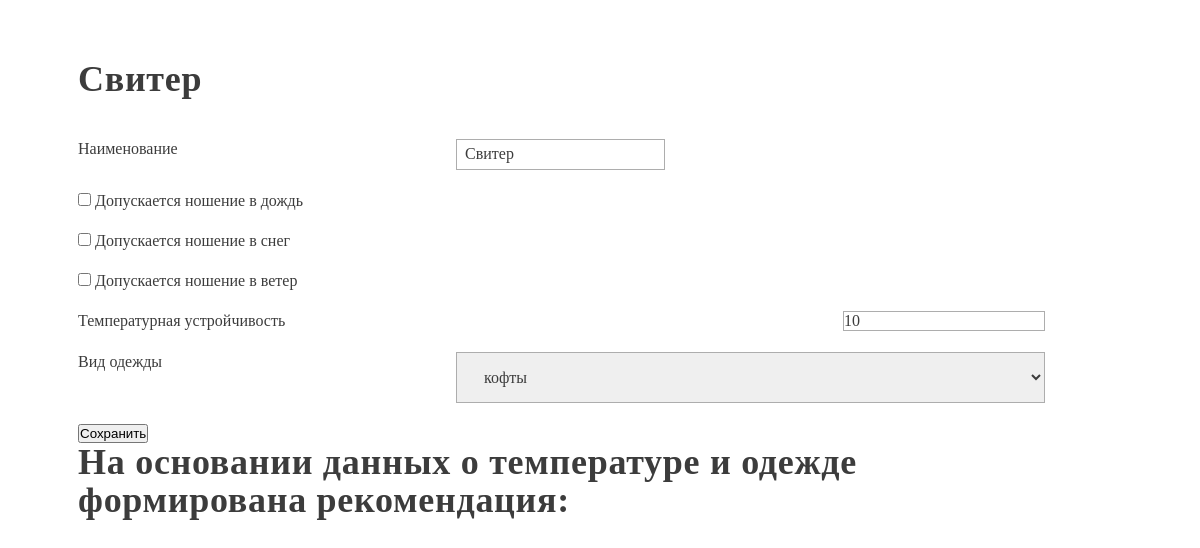
The page /recommendation/clothes/3 on the database as committed earlier.
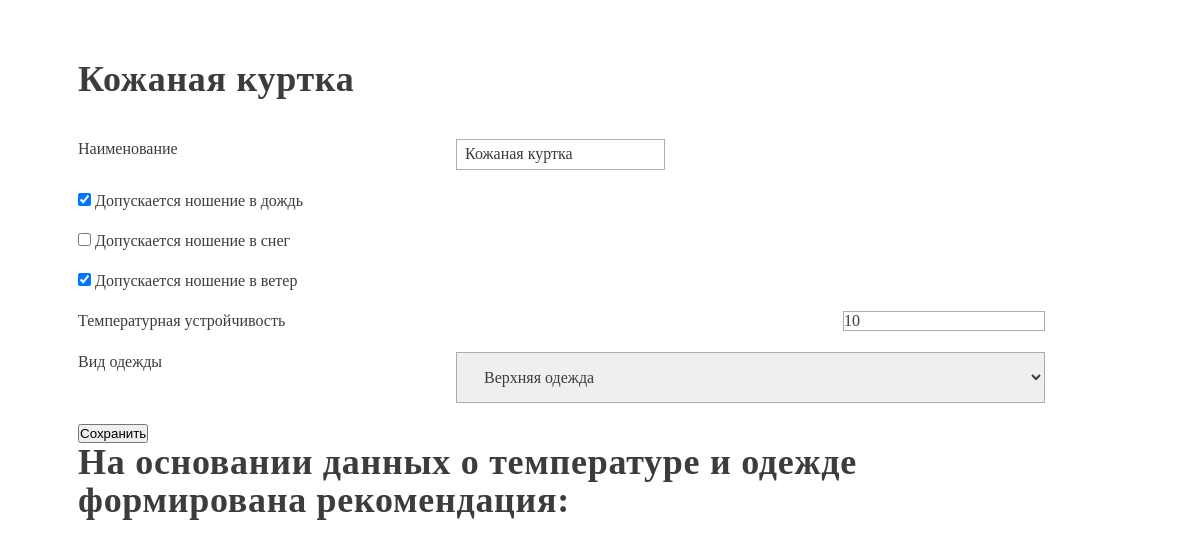
The same page on the database as committed later.
### DSS/models.py (models this page shows, shortened)
class Clothes(models.Model):
    name = models.CharField(max_length=50, verbose_name='Наименование')
    allow_rain = models.BooleanField(verbose_name='допускается ношение в дождь')
    allow_snow = models.BooleanField(verbose_name='допускается ношение в снег')
    allow_wind = models.BooleanField(verbose_name='допускается ношение в ветер')
    temp_resist = models.IntegerField(verbose_name='Температурная устройчивость')
    kind = models.ForeignKey(ClosesKind, on_delete=models.CASCADE, related_name='clothes', verbose_name='Вид одежды')

class ClosesKind(models.Model):
    name = models.CharField(max_length=100)
    required = models.BooleanField()
    allow_layers = models.BooleanField()
    def __str__(self):
        return self.name

### DSS/views.py (the view)
# urls.py: path('clothes/<pk>', ClothesView.as_view()),
class ClothesView(APIView):
    serializer_class = ClothesSerializer
    queryset = Clothes.objects.all()
    renderer_classes = [TemplateHTMLRenderer]
    template_name = 'profile_detail.html'
    def get(self, request, pk):
        profile = get_object_or_404(Clothes, pk=pk)
        serializer = self.serializer_class(profile)
        return Response({'serializer': serializer, 'profile': profile})

### DSS/templates/profile_detail.html (shortened to what this page needs)
{% load rest_framework %}
<html>
<body>
<h1>{{ profile.name }}</h1>
<form method="post" onsubmit="onSubmit">
    {% render_form serializer template_pack='rest_framework/vertical' %}
        <button type="submit">Сохранить</button>
    <h1>На основании данных о температуре и одежде формирована рекомендация:</h1>
</form>

### DSS/templates/profile_detail.html (style rules this page uses)
* { margin: 0; padding: 0; box-sizing: border-box; }
body { max-width: 1196px; width: 100%; margin: 0 auto; padding: 60px 76px; font-size: 16px; line-height: 19px; color: #3C3C3C; }
h1 { margin-bottom: 41px; font-size: 36px; line-height: 38px; letter-spacing: 0.02em; }
form { padding-right: 77px; }
.form-group { display: flex; justify-content: space-between; margin-bottom: 21px; }
input[type="text"] { width: 209px; min-height: 30px; margin-right: 380px; padding: 5px 7px 6px 8px; }
select { min-height: 30px; padding: 15px 10px 15px 23px; }
textarea, select { width: 589px; }
option { margin-bottom: 10px; white-space: break-spaces; }
input, select, textarea { font-family: inherit; font-size: inherit; color: #3C3C3C; border: 1px solid #ADADAD; }

Rows that differ between the two databases and show on the page:
changed Clothes: name "Свитер" → "Кожаная куртка"; allow_rain "☐" → "☑"; allow_wind "☐" → "☑"; kind "кофты" → "Верхняя одежда"
